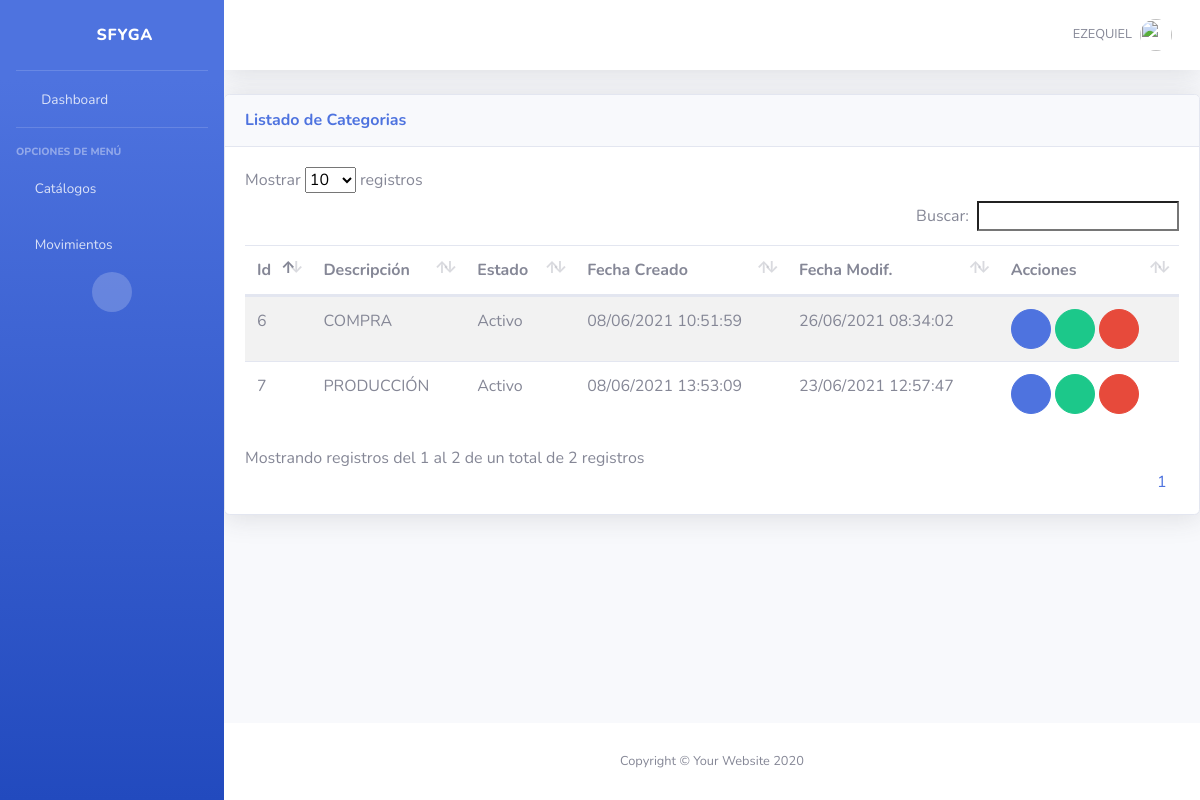
The app's page /inv/categorias/ (signed in) with its own data.
### inv/models.py (models this page shows, shortened)
class Categoria(ClaseModelo):
    descripcion = models.CharField(max_length=100, help_text='Descripción de la Categoría', unique=True)
    class Meta:
        verbose_name_plural = 'Categorias'

### inv/views.py (the view)
# urls.py: path('categorias/', CategoriaView.as_view(), name='categoria_list'),
class CategoriaView(SinPrivilegios, generic.ListView):
    permission_required='inv.view_categoria'
    model = Categoria
    template_name = "inv/categoria_list.html"
    context_object_name = "obj"

### inv/templates/inv/categoria_list.html (shortened to what this page needs)
{% extends 'base/base.html' %}
{% block page_content %}
<div class="card shadow mb-4">
    <div
        class="card-header py-3 d-flex flex-row align-items-center justify-content-between">
        <h6 class="m-0 font-weight-bold text-primary">Listado de Categorias</h6>
        <div class="dropdown no-arrow">
            <a class="dropdown-toggle" href="#" role="button" id="dropdownMenuLink"
                data-toggle="dropdown" aria-haspopup="true" aria-expanded="false">
                <i class="fas fa-ellipsis-v fa-sm fa-fw text-gray-400"></i>
            </a>
        </div>
    </div>
    <div class="card-body">
        {% if not obj %}
            <div class="alert alert-info">No Hay Categorias</div>
        {% else %}
            <table class= "table table-striped table-hover">
                <thead>
                    <th>Id</th>
                    <th>Descripción</th>
                    <th>Estado</th>
                    <th>Fecha Creado</th>
                    <th>Fecha Modif.</th>
                    <th class="all">Acciones</th>
                </thead>
                <tbody>
                    {% for item in obj %}
                    <tr>
                        <td>{{ item.id }}</td>
                        <td>{{ item.descripcion }}</td>
                        <td>{{ item.estado| yesno:"Activo,Inactivo" }}</td>
                        <td>{{ item.fc | date:"d/m/Y H:i:s" }}</td>
                        <td>{{ item.fm | date:"d/m/Y H:i:s" }}</td>
                        <td>
                            <a href="{% url 'inv:categoria_edit' item.id %}" class="btn btn-primary btn-circle" role="button"><i class="fas fa-edit"></i></a>
                            {% if item.estado == True %}
                                <a href="{% url 'inv:categoria_inactivar' item.id %}" class="btn btn-success btn-circle" role="button"><i class="fas fa-check"></i></a>
                            {% else %}
                                <a href="{% url 'inv:categoria_inactivar' item.id %}" class="btn btn-warning btn-circle" role="button"><i class="fas fa-check"></i></a>
                            {% endif %}
                                <a href="{% url 'inv:categoria_del' item.id %}" class="btn btn-danger btn-circle" role="button"><i class="fas fa-trash-alt"></i></a>
                        </td>
                    </tr>
                    {% endfor %}
                </tbody>
            </table>
        {% endif %}
    </div>
</div>
{% endblock page_content %}

### templates/base/base.html (shortened to what this page needs)
{% load static %}
<!DOCTYPE html>
<html lang="es">
<head>
    <link href="{% static 'base/vendor/fontawesome-free/css/all.min.css' %}" rel="stylesheet" type="text/css">
    <link href="{% static 'base/css/sb-admin-2.min.css' %}" rel="stylesheet">
    <link href="{% static 'base/vendor/datatables/datatables.bootstrap4.min.css' %}" rel="stylesheet">
    <link href="{% static 'base/vendor/jquery_confirm/jquery-confirm.min.css' %}" rel="stylesheet">
    <link rel="stylesheet" href="{% static 'base/vendor/datetime_picker/jquery.datetimepicker.min.css' %}" />
</head>
<body id="page-top" class="bg-gradient-primary">
    <div id="wrapper">
        {% block side_bar %}
        <ul class="navbar-nav bg-gradient-primary sidebar sidebar-dark accordion" id="accordionSidebar">
            <a class="sidebar-brand d-flex align-items-center justify-content-center" href="{% url 'bases:home' %}">
                <div class="sidebar-brand-icon rotate-n-15">
                    <i class="fas fa-donate"></i>
                </div>
                <div class="sidebar-brand-text mx-3">SFyGA</div>
            </a>
            <hr class="sidebar-divider my-0">
            <li class="nav-item">
                <a class="nav-link" href="{% url 'bases:home' %}">
                    <i class="fas fa-fw fa-tachometer-alt"></i>
                    <span>Dashboard</span></a>
            </li>
            <hr class="sidebar-divider">
            <div class="sidebar-heading">
                Opciones de Menú
            </div>
            <li class="nav-item">
                <a class="nav-link collapsed" href="#" data-toggle="collapse" data-target="#collapseTwo"
                    aria-expanded="true" aria-controls="collapseTwo">
                    <i class="fas fa-circle text-lightgray"></i>
                    <span>Catálogos</span>
                </a>
            </li>
            <li class="nav-item">
                <a class="nav-link collapsed" href="#" data-toggle="collapse" data-target="#collapseUtilities"
                    aria-expanded="true" aria-controls="collapseUtilities">
                    <i class="fas fa-circle text-lightgray"></i>
                    <span>Movimientos</span>
                </a>
            </li>
            <div class="text-center d-none d-md-inline">
                <button class="rounded-circle border-0" id="sidebarToggle"></button>
            </div>
        </ul>
        {% endblock side_bar %}
        <div id="content-wrapper" class="d-flex flex-column">
            <div id="content">
                {% block top_bar %}
                <nav class="navbar navbar-expand navbar-light bg-white topbar mb-4 static-top shadow">
                    <ul class="navbar-nav ml-auto">
                        <li class="nav-item dropdown no-arrow d-sm-none">
                        <li class="nav-item dropdown no-arrow">
                            <a class="nav-link dropdown-toggle" href="#" id="userDropdown" role="button"
                                data-toggle="dropdown" aria-haspopup="true" aria-expanded="false">
                                <span class="mr-2 d-none d-lg-inline text-gray-600 small">{{ user.username|upper }}</span>
                                <img class="img-profile rounded-circle"
                                    src="{% static '/base/img/undraw_profile.svg' %}">
                            </a>
                        </li>
                    </ul>
                </nav>
                {% endblock top_bar %}
                {% block page_content %}{% endblock page_content %}
            </div>
            {% block footer %}
            <footer class="sticky-footer bg-white">
                <div class="container my-auto">
                    <div class="copyright text-center my-auto">
                        <span>Copyright &copy; Your Website 2020</span>
                    </div>
                </div>
            </footer>
            {% endblock footer %}
        </div>
    </div>
</body>
</html>

### records on screen
Categoria: id "6", descripcion "COMPRA", estado "Activo", fc "08/06/2021 10:51:59", fm "26/06/2021 08:34:02"
Categoria: id "7", descripcion "PRODUCCIÓN", estado "Activo", fc "08/06/2021 13:53:09", fm "23/06/2021 12:57:47"

### other values on screen
{{ user.username|upper }} "EZEQUIEL"
